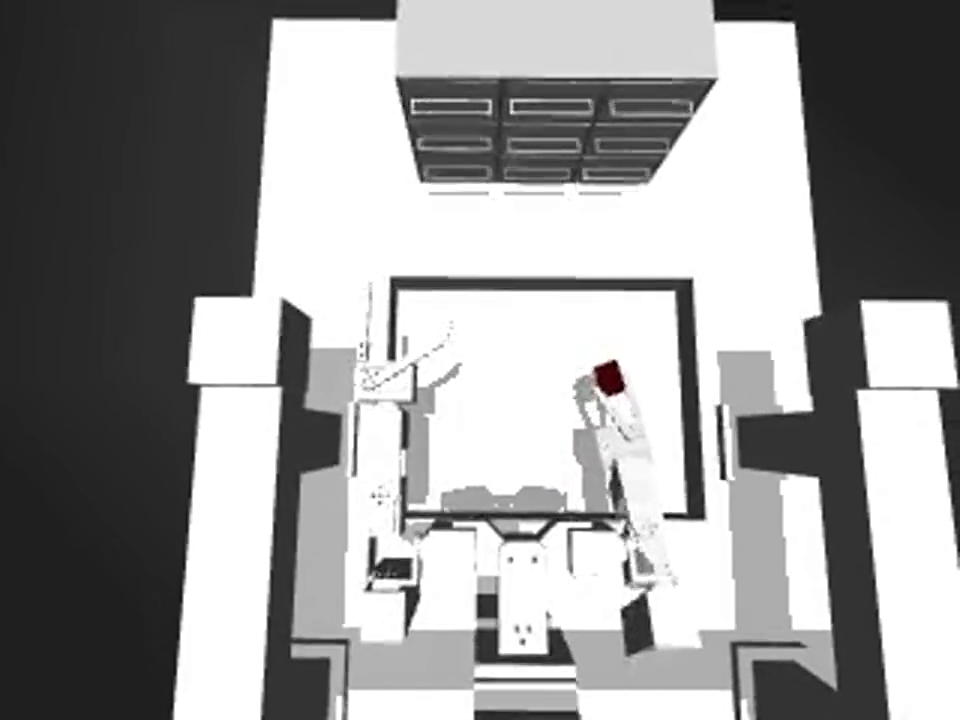
#> input picture frame 66 of assets/media/act-rollout.mp4, 960 x 720 px, given in place of the camera
$ python tmp_camera_viewer.py   (older library calls are emulated)
#> lines starting #> are read from the running program, lines starting #| are printed output that depends on the picture; after the words box and inside, x2 and y2 are one past the last pixel; in counts of white or black regions, pixels touching at a corner belong together
#> in main, frame is the input picture: shape (720, 960, 3); mean B, G, R 152.1, 152.1, 152.2
#!/usr/bin/env python3
"""Temporary OpenCV preview for a local camera."""

from __future__ import annotations

import argparse
import sys
from pathlib import Path
from time import monotonic

import cv2


def parse_args() -> argparse.Namespace:
    parser = argparse.ArgumentParser(description=__doc__)
    parser.add_argument(
        "index",
        nargs="?",
        type=int,
        default=1,
        help="OpenCV camera index (default: 1, usually the external camera)",
    )
    parser.add_argument("--width", type=int, default=1920)
    parser.add_argument("--height", type=int, default=1080)
    return parser.parse_args()


def sharpness_score(frame) -> float:
    """Return a simple focus score; compare it across the same scene and camera."""
    gray = cv2.cvtColor(frame, cv2.COLOR_BGR2GRAY)
    height, width = gray.shape
#> height = 720; width = 960
    center = gray[height // 4 : 3 * height // 4, width // 4 : 3 * width // 4]
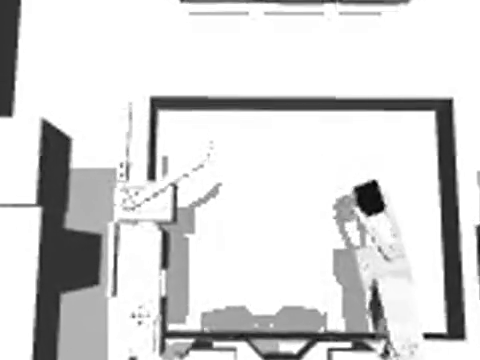
#> center: shape (360, 480); min 0, max 255, mean 214.6
    return float(cv2.Laplacian(center, cv2.CV_64F).var())


def main() -> int:
    args = parse_args()
    backend = cv2.CAP_AVFOUNDATION if sys.platform == "darwin" else cv2.CAP_ANY
    camera = cv2.VideoCapture(args.index, backend)

    if not camera.isOpened():
        print(
            f"Could not open camera index {args.index}. "
            "Try index 0, 1, or 2 and check macOS camera permissions.",
            file=sys.stderr,
        )
        return 1

    camera.set(cv2.CAP_PROP_FRAME_WIDTH, args.width)
    camera.set(cv2.CAP_PROP_FRAME_HEIGHT, args.height)
    camera.set(cv2.CAP_PROP_AUTOFOCUS, 1)

    actual_width = int(camera.get(cv2.CAP_PROP_FRAME_WIDTH))
    actual_height = int(camera.get(cv2.CAP_PROP_FRAME_HEIGHT))
    reported_fps = camera.get(cv2.CAP_PROP_FPS)
    window_name = f"Camera {args.index} — S to save, Q/Esc to close"
    output_path = Path(f"camera_{args.index}_sample.png").resolve()
    print(
        f"Viewing camera index {args.index} at {actual_width}x{actual_height}, "
        f"reported {reported_fps:.1f} FPS."
    )
    print("Press S to save a frame; press Q or Escape to close.")

    last_report = monotonic()

    try:
        while True:
            ok, frame = camera.read()
            if not ok:
                print("The camera stopped returning frames.", file=sys.stderr)
                return 1

            score = sharpness_score(frame)
#> score = 119.7
            preview = frame.copy()
            cv2.putText(
                preview,
                f"Center sharpness: {score:.1f}",
                (24, 48),
                cv2.FONT_HERSHEY_SIMPLEX,
                1.0,
                (0, 255, 0),
                2,
                cv2.LINE_AA,
            )
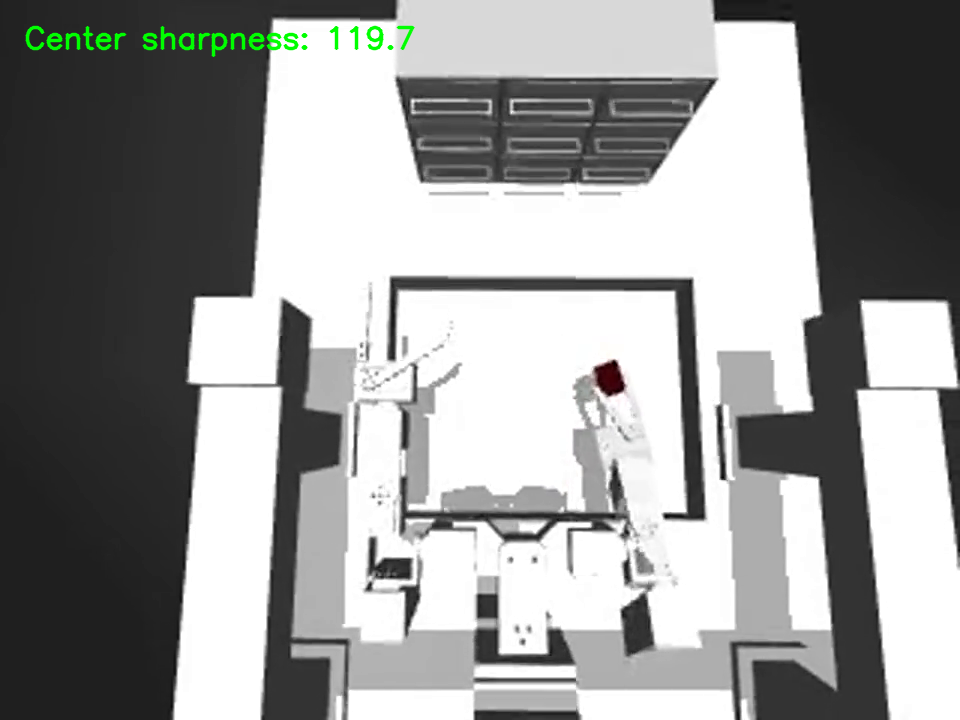
#> preview: shape (720, 960, 3); 0.58% of pixels changed, all inside (x1, y1, x2, y2) = (25, 25, 415, 58)
            cv2.imshow(window_name, preview)
            key = cv2.waitKey(1) & 0xFF
#> (key q is pressed here)
            if key in (ord("q"), 27):
                return 0
            if key == ord("s"):
                if cv2.imwrite(str(output_path), frame):
                    print(f"Saved frame to {output_path}")
                else:
                    print(f"Could not save frame to {output_path}", file=sys.stderr)

            now = monotonic()
            if now - last_report >= 1.0:
                print(f"Sharpness score: {score:.1f}")
                last_report = now
    finally:
        camera.release()
        cv2.destroyAllWindows()


if __name__ == "__main__":
    raise SystemExit(main())
#> (the program exits here)

$ run again, starting later in the video
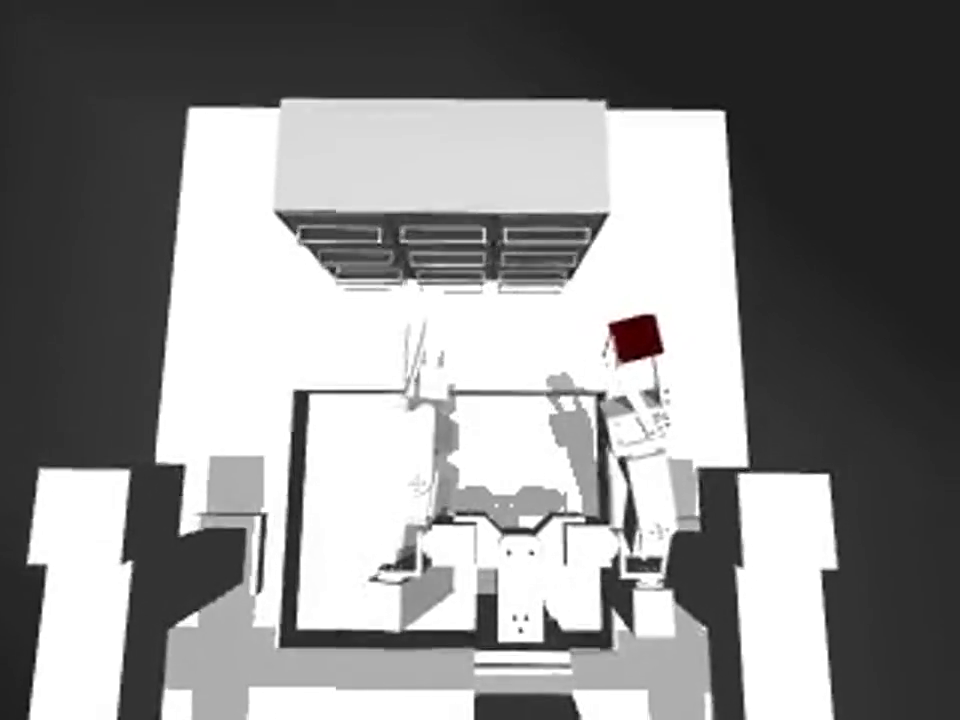
#> input picture frame 297 of assets/media/act-rollout.mp4, 960 x 720 px, given in place of the camera
#> in main, frame is the input picture: shape (720, 960, 3); mean B, G, R 137.3, 137.3, 137.5
#> in sharpness_score, `center = gray[height // 4 : 3 * height // 4, width // 4 : 3 * width //..`:
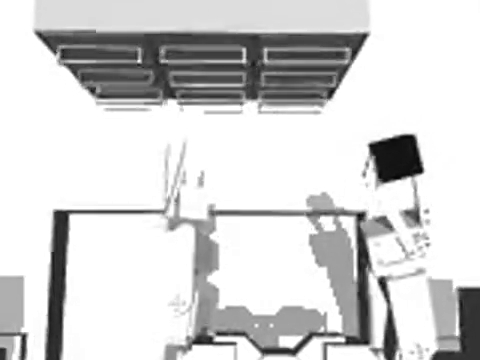
#> center: shape (360, 480); min 2, max 255, mean 211
#> score = 129.7
#> in main, `cv2.putText( preview, f"Center sharpness: {score:.1f}", (24, 48), cv2...`:
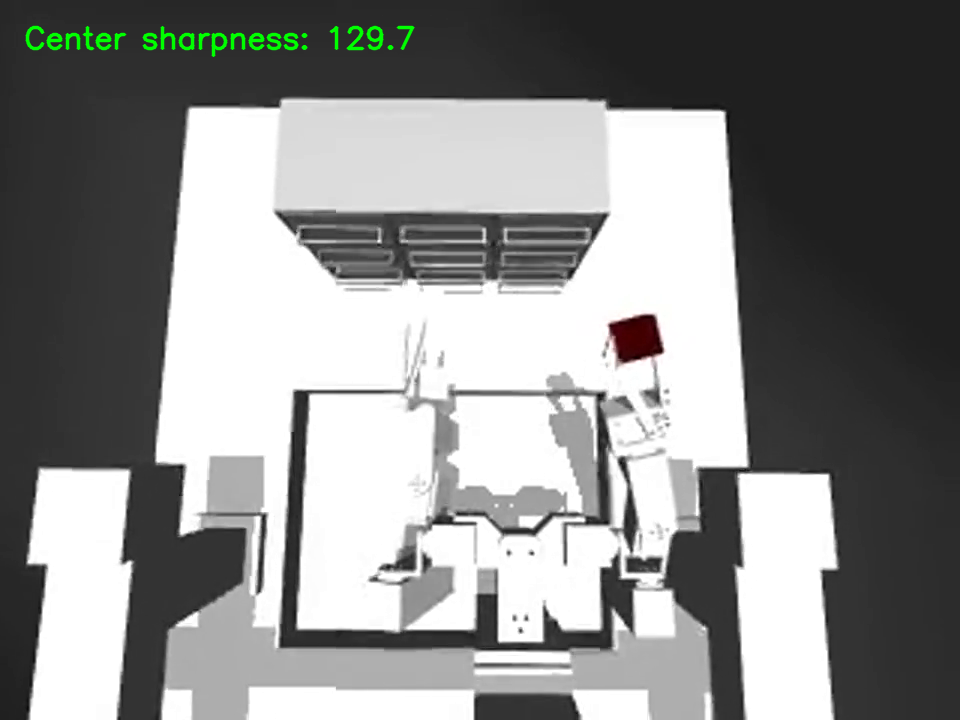
#> preview: shape (720, 960, 3); 0.6% of pixels changed, all inside (x1, y1, x2, y2) = (25, 25, 415, 58)

$ run again, starting later in the video
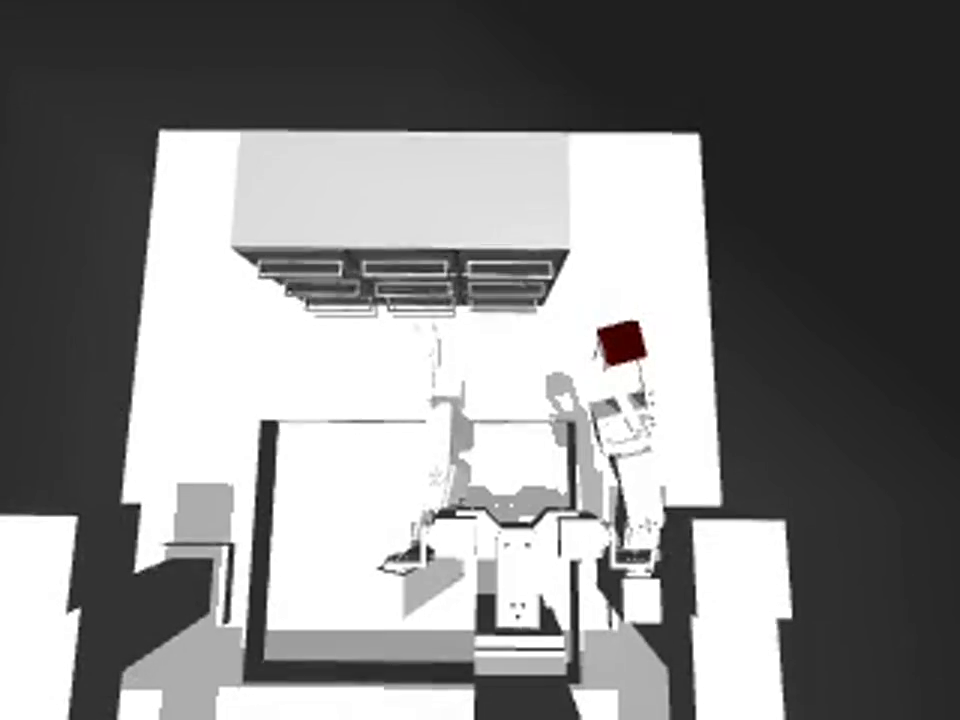
#> input picture frame 528 of assets/media/act-rollout.mp4, 960 x 720 px, given in place of the camera
#> in main, frame is the input picture: shape (720, 960, 3); mean B, G, R 131.2, 131.2, 131.4
#> in sharpness_score, `center = gray[height // 4 : 3 * height // 4, width // 4 : 3 * width //..`:
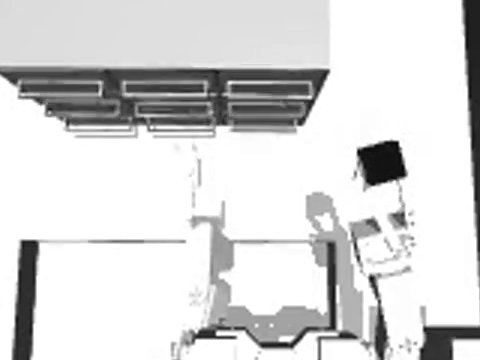
#> center: shape (360, 480); min 1, max 255, mean 215.4
#> score = 128.6
#> in main, `cv2.putText( preview, f"Center sharpness: {score:.1f}", (24, 48), cv2...`:
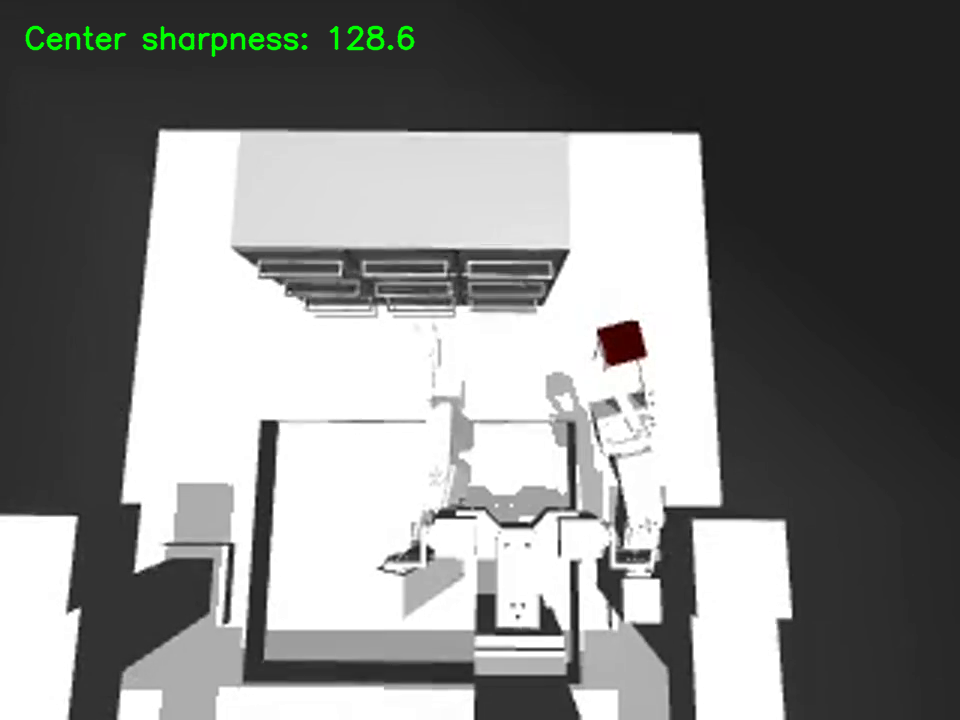
#> preview: shape (720, 960, 3); 0.62% of pixels changed, all inside (x1, y1, x2, y2) = (25, 25, 415, 58)
